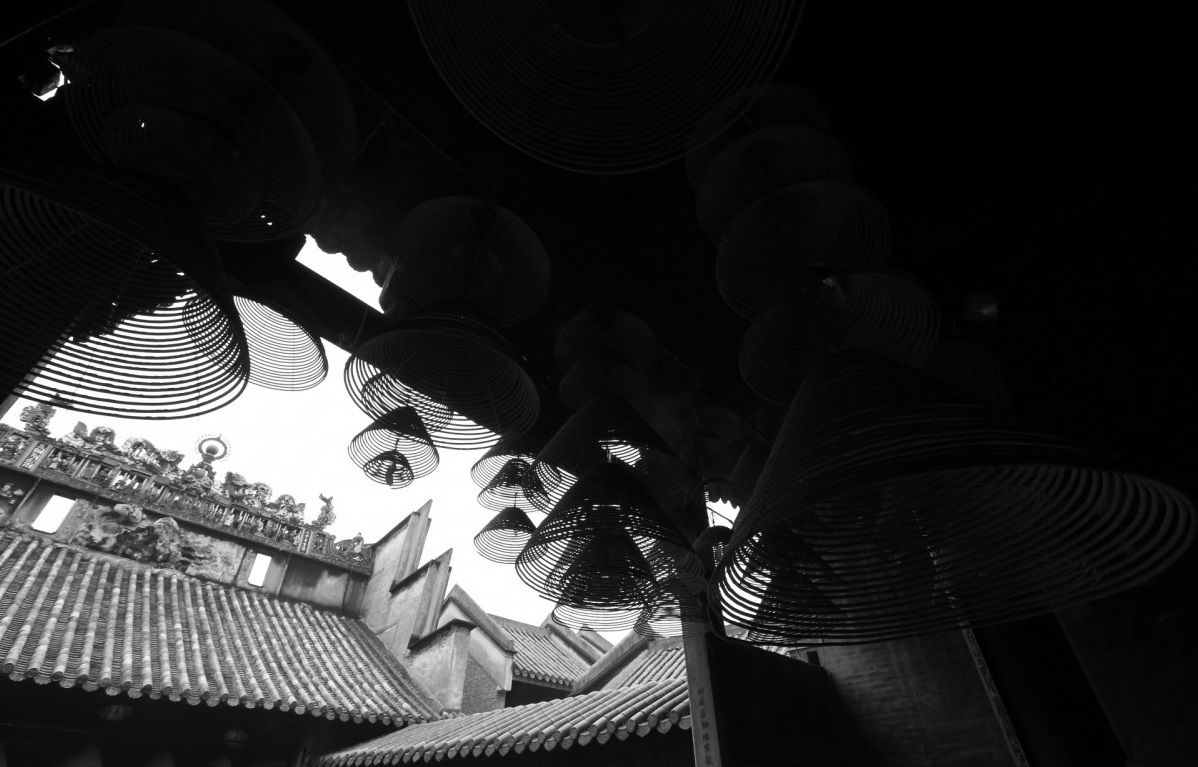
%> input picture images/Low illumination.jpg, 1198 x 767 px
$ octave ID_lowpass.m   (GNU Octave 9; MATLAB toolbox functions it lacks are replaced by stand-ins)
%> lines starting %> are read from the running program, lines starting %| are printed output that depends on the picture
%% 读取图像
clear;
root = fileparts(fileparts(mfilename('fullpath')));
out = fullfile(root, 'results', 'lowpass');
if ~exist(out, 'dir')
    mkdir(out);
end
I = imread(fullfile(root, 'images', 'Low illumination.jpg'));
%> I is the input picture: size 767x1198 uint8; min 0, max 255, mean 44.5
if size(I, 3) == 3
    I = rgb2gray(I);
end
I = im2double(I); % 转为 [0,1] 双精度
%> I: size 767x1198 double

%% 设置参数
[M, N] = size(I);
%> M = 767; N = 1198
D0 = 90; % 截止频率
n = 2; % Butterworth 阶数

%% 构建 384×384 频域滤波器
u0 = -192:191;
v0 = -192:191;
[u, v] = meshgrid(u0, v0);
D = sqrt(u.^2 + v.^2); % 到中心的距离
H1 = double(D <= D0); % 理想低通
H2 = 1 ./ (1 + (D/D0).^(2*n)); % Butterworth 低通

%% 显示并保存滤波器响应
f = figure('Visible', 'off', 'Color', 'w', 'Position', [80 80 1150 900], ...
    'DefaultAxesFontName', 'Microsoft YaHei', 'DefaultTextFontName', 'Microsoft YaHei');
subplot(2, 2, 1);
imagesc(u0, v0, H1, [0 1]);
axis image;
colorbar;
xlabel('u');
ylabel('v');
title('理想低通：二维响应');
subplot(2, 2, 2);
imagesc(u0, v0, H2, [0 1]);
axis image;
colorbar;
xlabel('u');
ylabel('v');
title('二阶 Butterworth：二维响应');
subplot(2, 2, 3);
surf(u0, v0, H1, 'EdgeColor', 'none');
view(40, 35);
axis tight;
zlim([0 1]);
xlabel('u');
ylabel('v');
zlabel('H');
title('理想低通：三维响应');
subplot(2, 2, 4);
surf(u0, v0, H2, 'EdgeColor', 'none');
view(40, 35);
axis tight;
zlim([0 1]);
xlabel('u');
ylabel('v');
zlabel('H');
title('二阶 Butterworth：三维响应');
colormap(parula(256));
sgtitle('384×384 频域滤波器响应，截止频率 D_0=90');
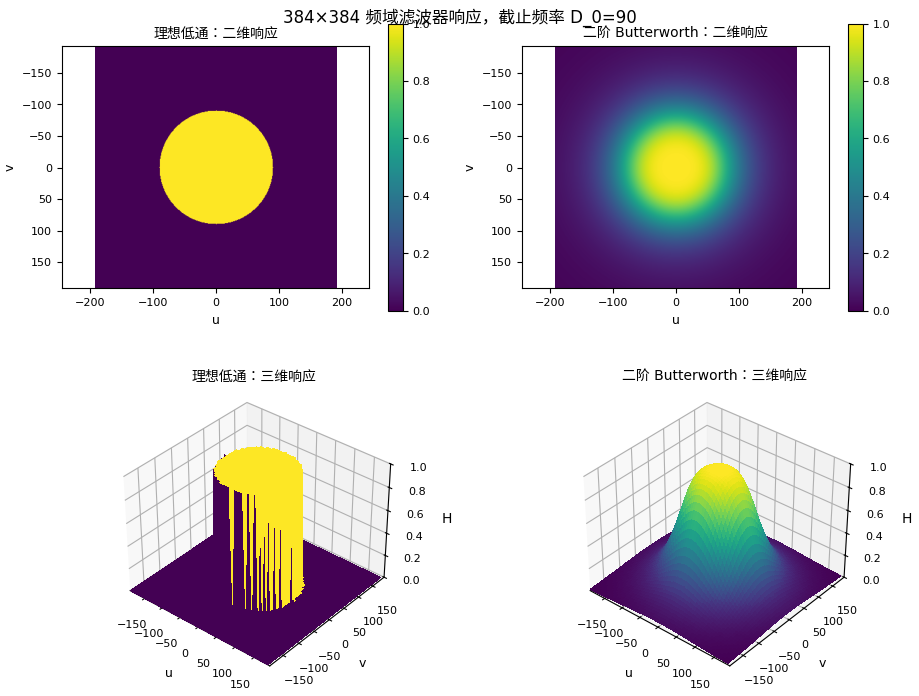
%> figure redrawn from the program's plot data, 4 panels
drawnow;
exportgraphics(f, fullfile(out, 'lowpass_responses_384.png'), 'Resolution', 180);
close(f);

%% 构建与补零频谱同尺寸的滤波器
P = 2*M;
%> P = 1534
Q = 2*N; % 图像零延拓到 2M×2N
%> Q = 2396
[u, v] = meshgrid(-Q/2:Q/2-1, -P/2:P/2-1);
D = sqrt(u.^2 + v.^2);
H1 = double(D <= D0);
H2 = 1 ./ (1 + (D/D0).^(2*n));

%% 进行频域滤波
F = fft2(I, P, Q);
F = fftshift(F); % 频谱中心化

G = F .* H1; % 理想低通滤波
G = ifftshift(G); % 反中心化
J1 = ifft2(G);
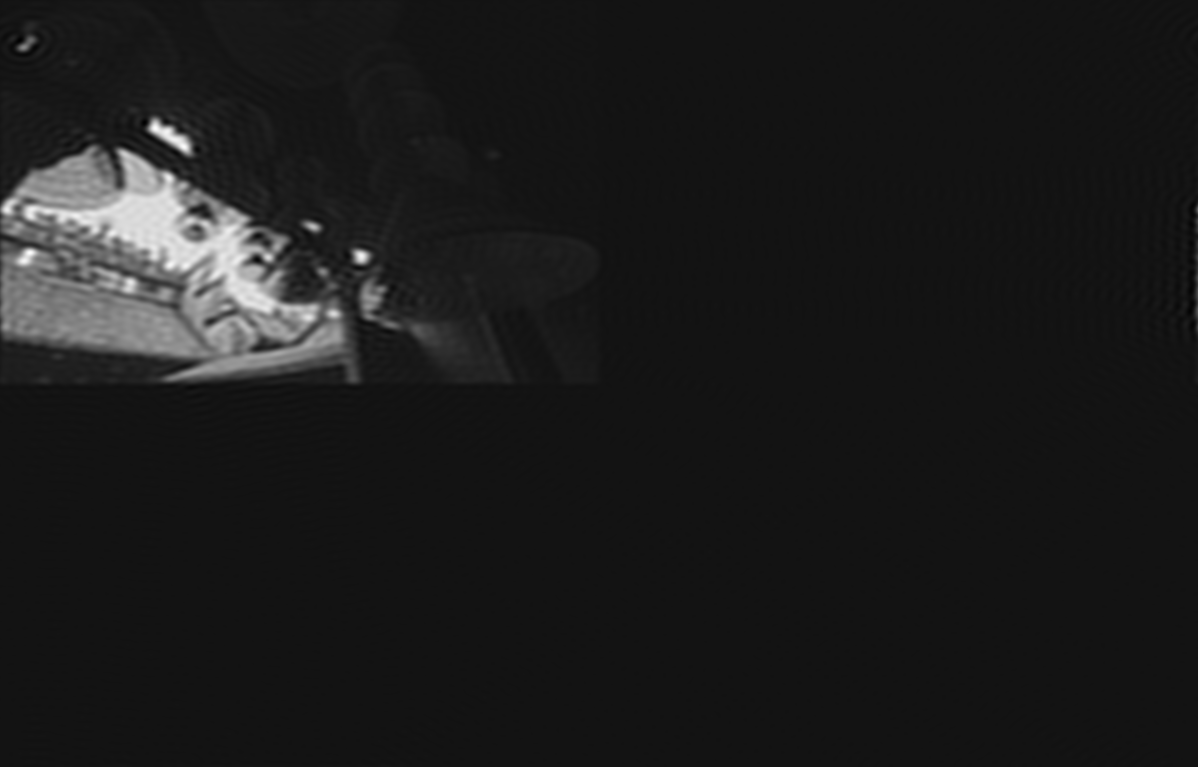
%> J1: size 1534x2396 double (shown at 1/2 size); min -0.097, max 1.19, mean 0.0437; drawn with min black and max white
J1 = real(J1);
J1 = J1(1:M, 1:N); % 裁剪到原图大小
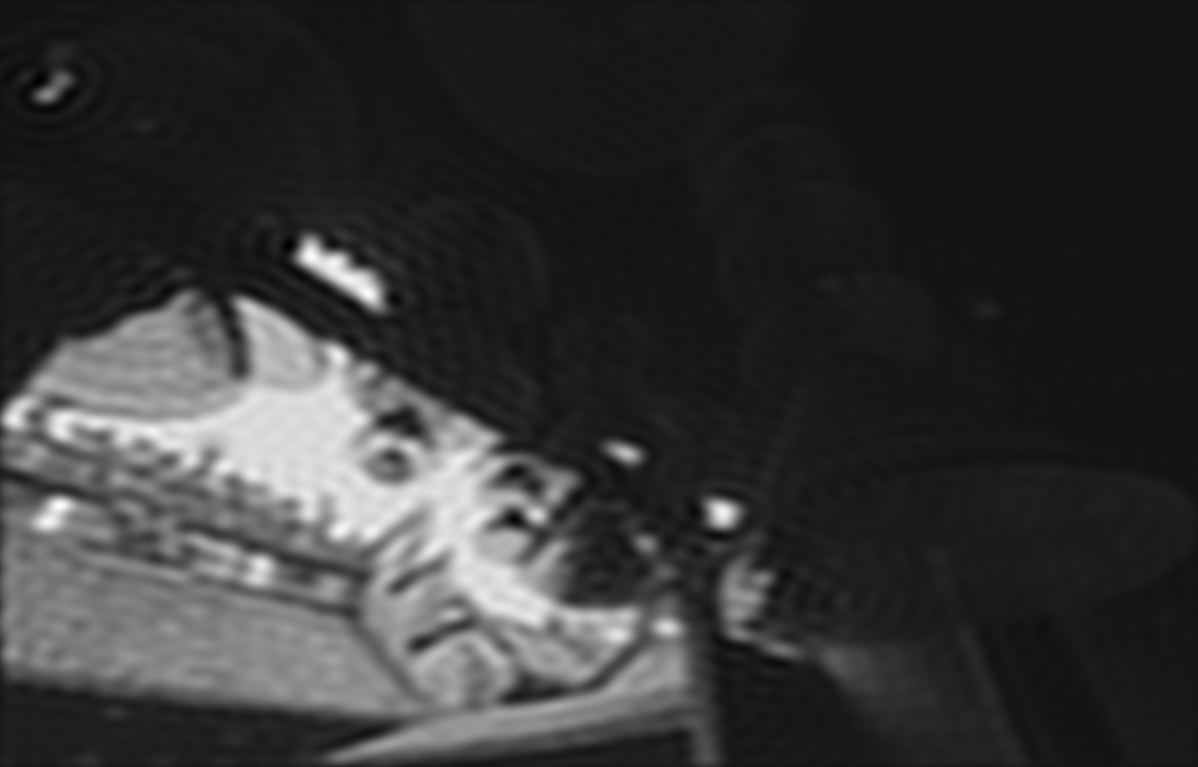
%> J1: size 767x1198 double; min -0.097, max 1.19, mean 0.174; drawn with min black and max white

G = F .* H2; % Butterworth 低通滤波
G = ifftshift(G);
J2 = ifft2(G);
J2 = real(J2);
J2 = J2(1:M, 1:N);
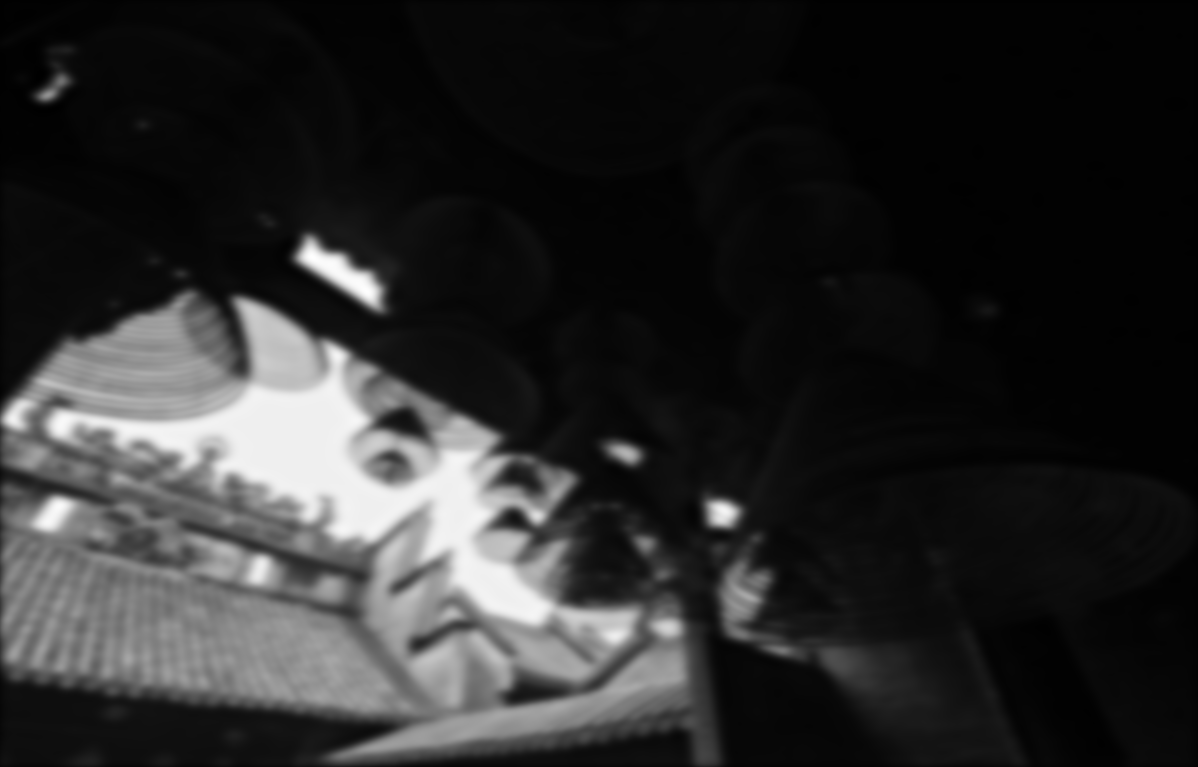
%> J2: size 767x1198 double; min -0.00517, max 1.06, mean 0.174; drawn with min black and max white

%% 显示并保存处理结果
% 图像使用固定范围，避免自动拉伸掩盖变化
f = figure('Visible', 'off', 'Color', 'w', 'Position', [80 80 1400 850], ...
    'DefaultAxesFontName', 'Microsoft YaHei', 'DefaultTextFontName', 'Microsoft YaHei');
subplot(2, 3, 1);
imshow(I, [0 1]);
title(sprintf('原图：%d×%d（宽×高）', N, M));
subplot(2, 3, 2);
imagesc(H1, [0 1]);
axis image off;
colorbar;
title(sprintf('ILPF：%d×%d（行×列）', P, Q));
subplot(2, 3, 3);
imshow(J1, [0 1]);
title('理想低通结果，显示 [0,1]');
subplot(2, 3, 4);
imshow(I, [0 1]);
title('同一幅原图');
subplot(2, 3, 5);
imagesc(H2, [0 1]);
axis image off;
colorbar;
title(sprintf('BLPF：二阶，D_0=%d', D0));
subplot(2, 3, 6);
imshow(J2, [0 1]);
title('Butterworth 结果，显示 [0,1]');
colormap(gray(256));
sgtitle(sprintf('频域低通：D_0=%d，零延拓到 %d×%d（行×列），左上角裁剪', D0, P, Q));
drawnow;
exportgraphics(f, fullfile(out, 'lowpass_image_comparison.png'), 'Resolution', 180);
close(f);

%% 显示并保存局部对比
a = 360:650;
b = 100:650;
f = figure('Visible', 'off', 'Color', 'w', 'Position', [80 80 1400 430], ...
    'DefaultAxesFontName', 'Microsoft YaHei', 'DefaultTextFontName', 'Microsoft YaHei');
subplot(1, 3, 1);
imshow(I(a,b), [0 1]);
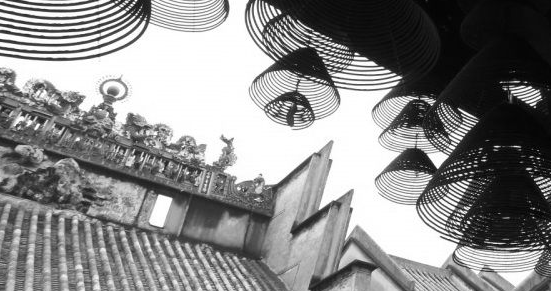
%> displayed picture: size 291x551, on the screen's scale of 0 to 255; min 0, max 255, mean 137.2
title('原图局部');
subplot(1, 3, 2);
imshow(J1(a,b), [0 1]);
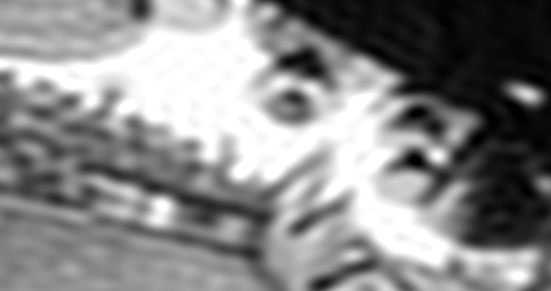
%> displayed picture: size 291x551, on the screen's scale of 0 to 255; min 0, max 255, mean 136.7
title('理想低通局部');
subplot(1, 3, 3);
imshow(J2(a,b), [0 1]);
title('二阶 Butterworth 局部');
sgtitle('相同局部：行 360:650，列 100:650；统一显示 [0,1]');
drawnow;
exportgraphics(f, fullfile(out, 'lowpass_roi_comparison.png'), 'Resolution', 180);
close(f);
fprintf('频域低通滤波完成。\n');
